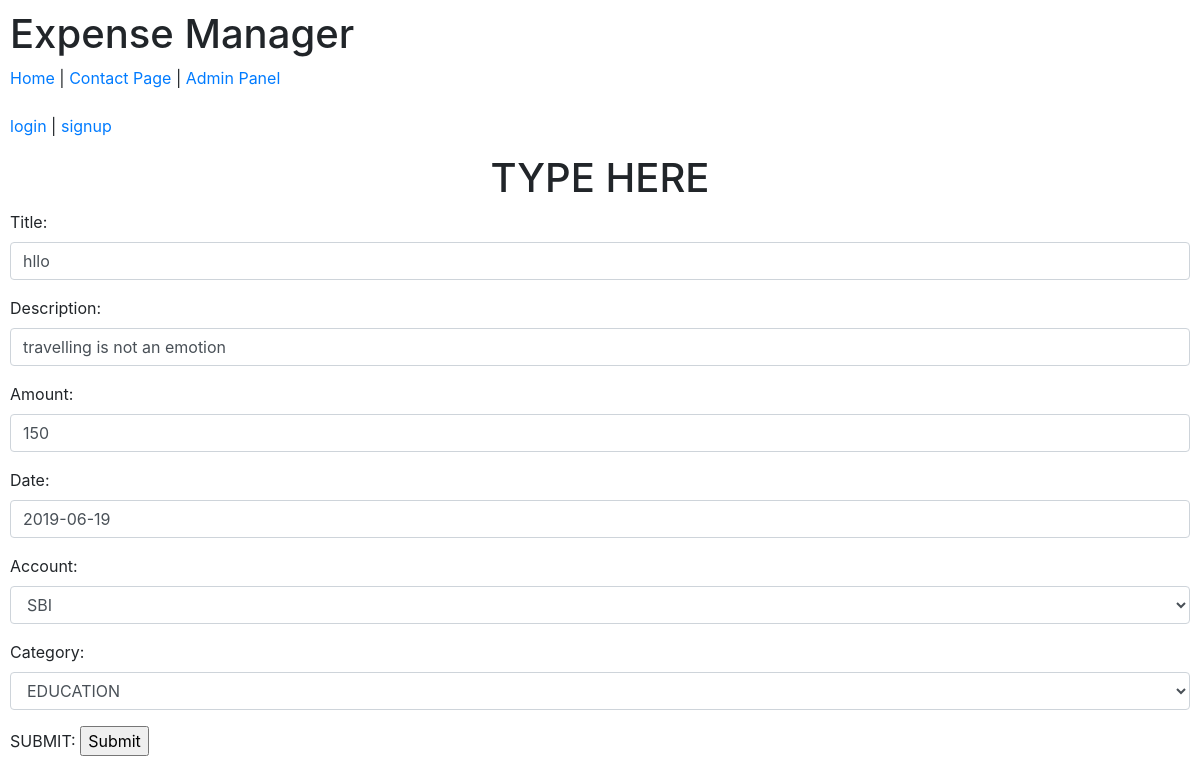
Page /view/3/edit/ on the committed database.
### budget/models.py (models this page shows, shortened)
class ExpenseItem(models.Model):
    title = models.CharField('Title', max_length=100)
    amount = models.IntegerField('Amount', default=0)
    category = models.ForeignKey(ExpenseCategory, on_delete=models.CASCADE , blank=True, null=True)
    description = models.CharField('Description', max_length=200, blank=True, null=True)
    date = models.DateField('Date', max_length=200)
    account = models.ForeignKey(ExpenseAccount, on_delete=models.CASCADE)

### budget/views.py (the view, shortened to what this page needs)
# urls.py: url(r'^view/(?P<pk>\w+)/edit/$',views.UpdateItemView.as_view()),
class UpdateItemView(UpdateView):
    queryset = ExpenseItem.objects.all()
    template_name = 'expense_update.html'
    fields = ['title', 'description', 'amount', 'date', 'account', 'category']

### budget/models.py (called while the page is built)
    def __str__(self):
        return self.title

    def __str__(self):
        return self.title

### templates/expense_update.html (shortened to what this page needs)
{% extends 'base.html'%}
{% block content %}
<h1 align="center">TYPE HERE</h1>
<form method ='POST'>
<table>
    {% include 'tweaky_form.html' with form=form %}
</table>
    SUBMIT: <input type="submit" name="submit">
</form>
{% endblock %}

### templates/tweaky_form.html (shortened to what this page needs)
{% load widget_tweaks %}
{% for field in form.visible_fields %}
<div class="form-group">
    {{ field.label_tag }}
    {% if form.is_bound %}
    {% if field.errors %}
    {% render_field field class="form-control is-invalid" %}
    {% for error in field.errors %}
    <div class="invalid-feedback">
        {{ error }}
    </div>
    {% endfor %}
    {% else %}
    {% render_field field class="form-control is-valid" %}
    {% endif %}
    {% else %}
    {% render_field field class="form-control" %}
    {% endif %}
</div>
{% endfor %}

### rows in the picture
ExpenseItem: title "hllo" "travelling is not an emotion" "150" "2019-06-19" "SBI" "EDUCATION"

### other values in the picture
{{ field.label_tag }} "Title:" "Description:" "Amount:" "Date:" "Account:" "Category:"
